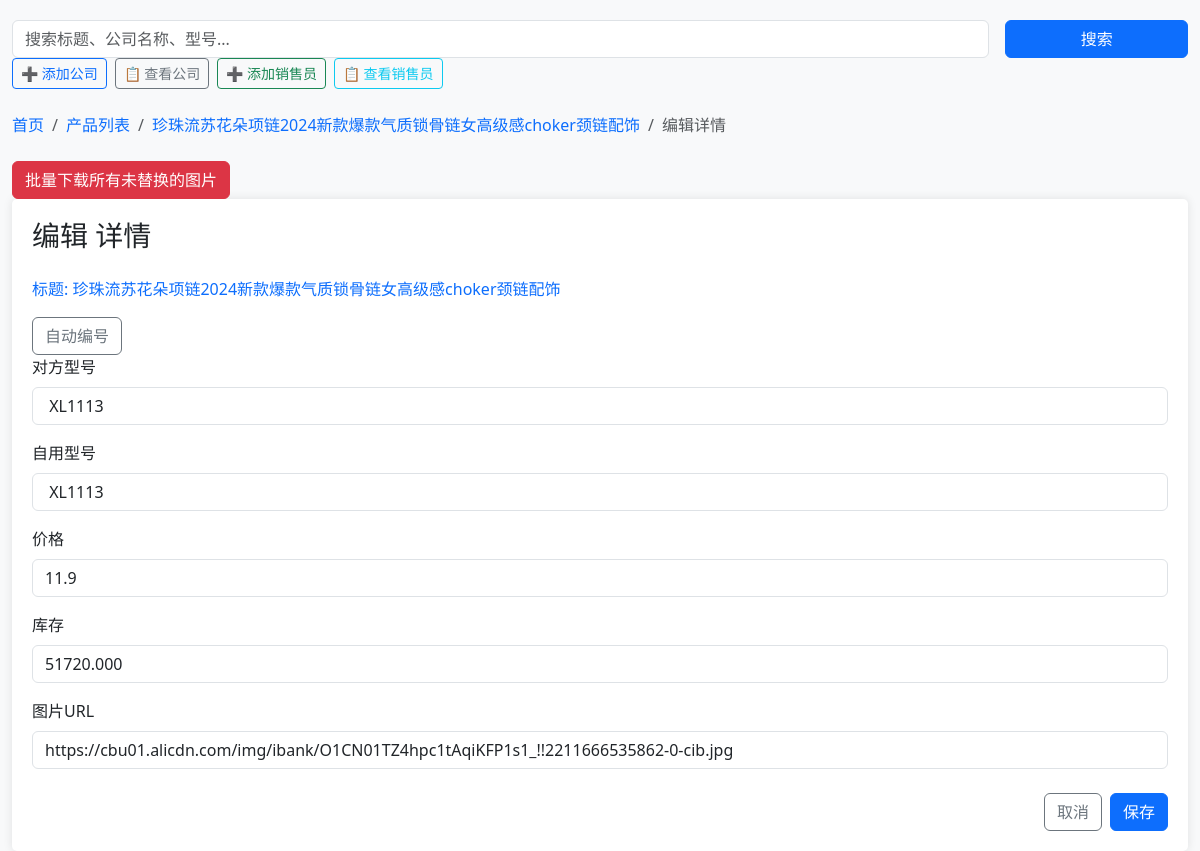
/details/edit/270, run on the app's committed database.
### models.py (models this page shows)
class Main(db.Model):
    id = db.Column(db.Integer, primary_key=True, autoincrement=True)
    url = db.Column(db.String(255))
    title = db.Column(db.String(255))
    company_name = db.Column(db.String(255))
    company_url = db.Column(db.String(255))
    details = db.relationship(
        "Details", backref="main", lazy=True, cascade="all, delete-orphan"
    )

class Details(db.Model):
    id = db.Column(db.Integer, primary_key=True, autoincrement=True)
    main_id = db.Column(db.Integer, db.ForeignKey("main.id"), nullable=False)
    other_model = db.Column(db.String(255))
    self_model = db.Column(db.String(255))
    price = db.Column(db.Float)
    image_url = db.Column(db.String(255))
    stock = db.Column(db.Numeric(10, 3))
    image_records = db.relationship(
        "ImageRecord", backref="details", lazy=True, cascade="all, delete-orphan"
    )
    local_image_path = db.Column(db.String(255), nullable=True)

### app.py (the view, shortened to what this page needs)
@app.route("/details/edit/<int:id>", methods=["GET", "POST"])
def edit_details(id):
    detail = Details.query.get_or_404(id)
    return render_template("details_form.html", main=detail.main, detail=detail)

### templates/details_form.html (shortened to what this page needs)
{% extends "base.html" %}
{% block breadcrumb %}
    <li class="breadcrumb-item"><a href="{{ url_for('list_main') }}">产品列表</a></li>
    <li class="breadcrumb-item"><a href="{{ url_for('list_details', main_id=main.id) }}">{{ main.title }}</a></li>
    <li class="breadcrumb-item active" aria-current="page">{% if detail %}编辑{% else %}添加{% endif %}详情</li>
{% endblock %}
{% block content %}
<div>
    <form method="post" action="{{ url_for('download_all_images') }}" id="download-all-form">
        <button type="submit" class="btn btn-danger">批量下载所有未替换的图片</button>
      </form>
</div>
    <div class="form-container">
        <h3 class="mb-4">{% if detail %}编辑{% else %}添加{% endif %} 详情</h3>
        <p class="text-muted"><a href="{{ main.url }}" target="_blank">标题: {{ main.title }}</a></p>
        {% if detail %}
        <div>
            <a href="{{ url_for('auto_number_details', id=detail.id) }}" class="btn btn-outline-secondary">
               自动编号
            </a>
        </div>
        {% endif %}
        <form method="POST">
            <div class="mb-3">
                <label for="other_model" class="form-label">对方型号</label>
                <input type="text" class="form-control" id="other_model" name="other_model"
                       value="{{ detail.other_model if detail else '' }}" required>
            </div>
            <div class="mb-3">
                <label for="self_model" class="form-label">自用型号</label>
                <input type="text" class="form-control" id="self_model" name="self_model"
                       value="{{ detail.self_model if detail else '' }}" required>
            </div>
            <div class="mb-3">
                <label for="price" class="form-label">价格</label>
                <input type="number" step="0.01" class="form-control" id="price" name="price"
                       value="{{ detail.price if detail else '' }}" required>
            </div>
            <div class="mb-3">
                <label for="stock" class="form-label">库存</label>
                <input type="number" class="form-control" id="stock" name="stock"
                       value="{{ detail.stock if detail else '0' }}">
            </div>
            <div class="mb-3">
                <label for="image_url" class="form-label">图片URL</label>
                <input type="url" class="form-control" id="image_url" name="image_url"
                       value="{{ detail.image_url if detail else '' }}">
            </div>
            <div class="d-flex justify-content-end mt-4">
                <a href="{{ url_for('list_details', main_id=main.id) }}" class="btn btn-outline-secondary me-2">取消</a>
                <button type="submit" class="btn btn-primary">保存</button>
            </div>
        </form>
    </div>
{% endblock %}

### templates/base.html (style rules this page uses)
body { padding-top: 20px; background-color: #f8f9fa; }
a { text-decoration: none; }
.form-container { background-color: white; padding: 20px; border-radius: 5px; box-shadow: 0 0 10px rgba(0, 0, 0, 0.1); }

### data on the page
Main: title "珍珠流苏花朵项链2024新款爆款气质锁骨链女高级感choker颈链配饰"
Details: other_model "XL1113", self_model "XL1113", price "11.9", stock "51720.000", image_url "https://cbu01.alicdn.com/img/ibank/O1CN01TZ4hpc1tAqiKFP1s1_!!2211666535862-0-cib.jpg"
